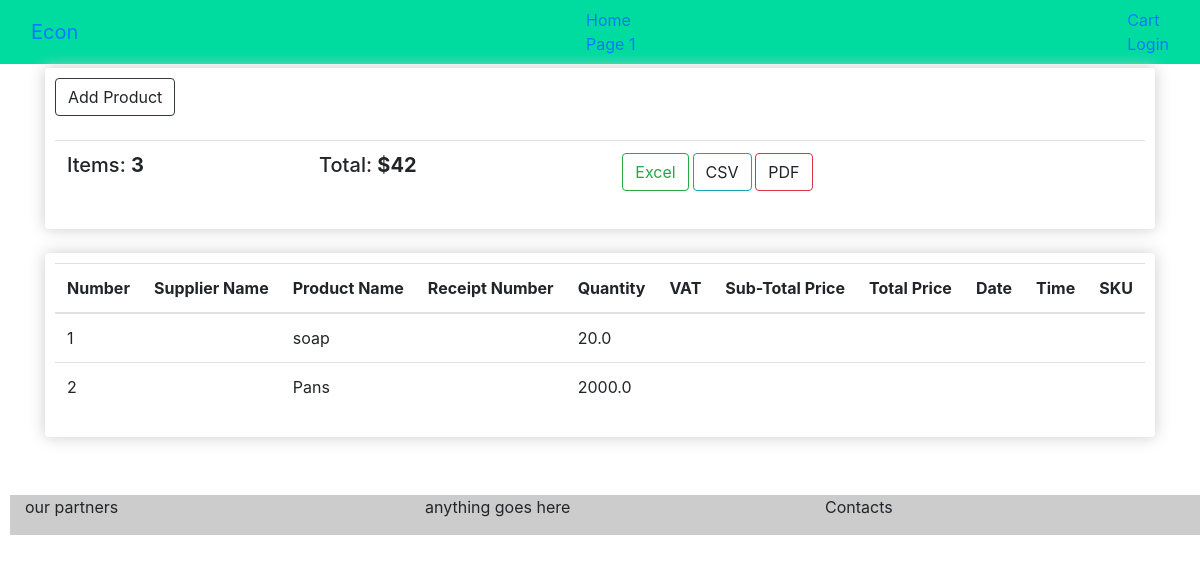
Page /suppliers/ on the earlier database version.
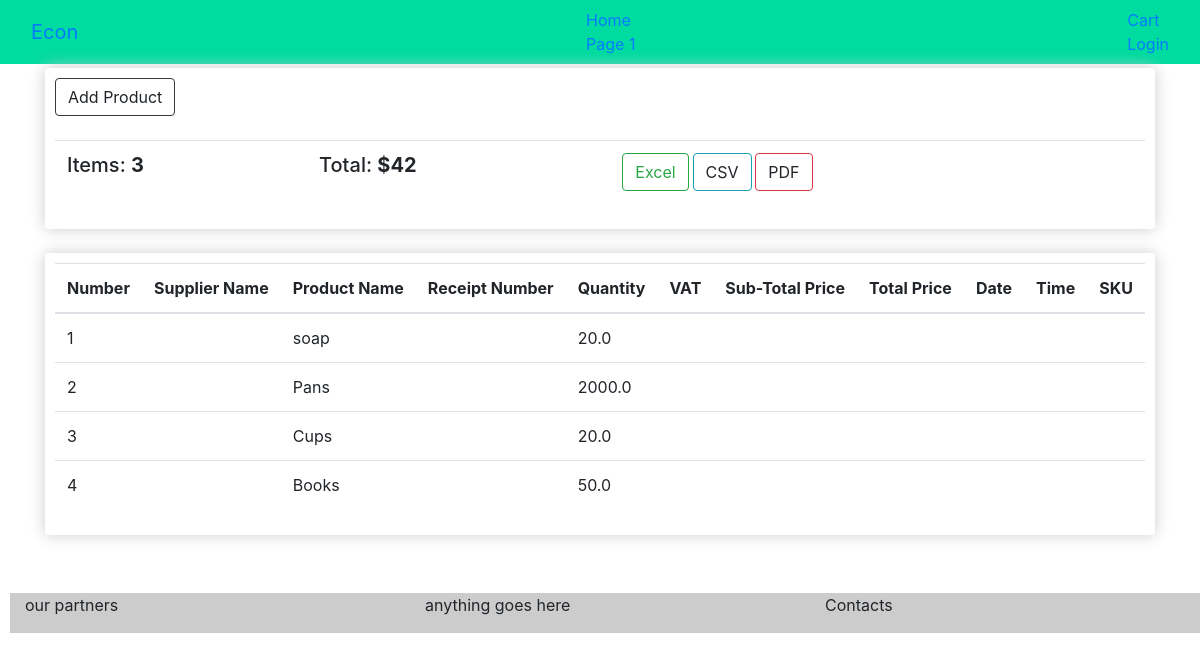
Same page on the later database version.
### products/models.py (models this page shows, shortened)
class Product(models.Model):
    name = models.CharField(max_length=100)
    date_added = models.DateField(auto_now_add = True)
    price = models.FloatField(max_length=100)
    added_by = models.ForeignKey(User, on_delete=models.CASCADE)
    in_store = models.BooleanField(default="True")

### suppliers/views.py (the view)
# urls.py: path('', views.product_view)
def product_view(request):
    supplier_products = Product.objects.all()
    return render(request, 'suppliers/index.html', {'products': supplier_products})

### templates/suppliers/index.html (shortened to what this page needs)
{% extends 'base_layout.html' %} {% block content %}
<div class="row mt-1">
    <div class="col-md-12">
        <div class="box-element">
            <a class="btn btn-outline-dark" data-toggle="modal" data-target="#myModal"> Add Product</a>
            <br>
            <br>
            <table class="table">
                <tr>
                    <th>
                        <h5>Items: <strong>3</strong></h5>
                    </th>
                    <th>
                        <h5>Total: <strong>$42</strong></h5>
                    </th>
                    <th>
                        <a class="btn btn-outline-success excel" href="{% url 'cart:checkout'%}">Excel</a>
                        <a class="btn btn-outline-info csv">CSV</a>
                        <a class="btn btn-outline-danger pdf">PDF</a>
                    </th>
                </tr>
            </table>
        </div>
        <br>
    </div>
    <div class="col-md-12 ">
        <div class="box-element">
            <table class="table">
                <thead>
                    <tr>
                        <th>Number</th>
                        <th>Supplier Name</th>
                        <th>Product Name</th>
                        <th>Receipt Number</th>
                        <th>Quantity</th>
                        <th>VAT</th>
                        <th>Sub-Total Price</th>
                        <th>Total Price</th>
                        <th>Date</th>
                        <th>Time</th>
                        <th>SKU</th>
                    </tr>
                </thead>
        </div>
        <tbody id="table_result">
            {% for product in products%}
            <tr>
                <td>{{product.id}}</td>
                <td>{{supplier.name}}</td>
                <td>{{product.name}}</td>
                <td>{{product.quantity}}</td>
                <td>{{product.price}}</td>
                <td></td>
                <td></td>
                <td></td>
                <td></td>
                <td></td>
                <td></td>
            </tr>
            {% endfor %}
        </tbody>
    </div>
</div>
</div>
{% endblock content %}

Differences in the rows shown:
added Product: id "3", name "Cups", price "20.0"
added Product: id "4", name "Books", price "50.0"
